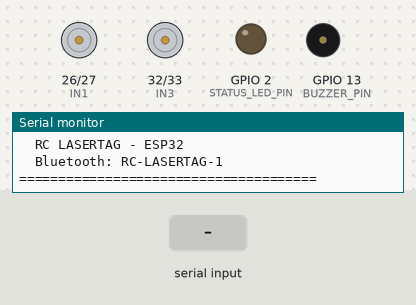
Bench run of a sketch on a simulated ESP32. Shown: motor-driver pin pairs drawn as motors (green arrow = first pin HIGH = forward, orange = second pin HIGH = backward, longer = more drive), output pins drawn as LEDs (lit = HIGH), buzzer (waves = sounding, pin HIGH), the last lines printed to the serial monitor. Inputs (shaded band) come from the test bench. Nothing arrives over Bluetooth unless stated.

Above: at 1.3 s.
1.4 s: "F\n" received over the second serial link
At 2.6 s:
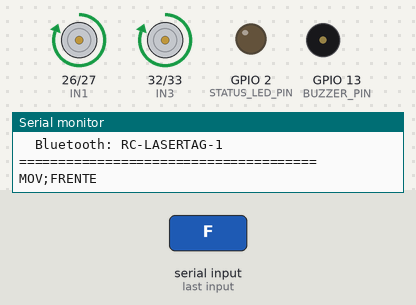
2.9 s: "B\n" received over the second serial link
At 3.8 s:
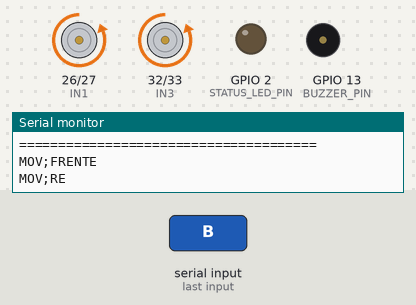
4.4 s: "L\n" received over the second serial link
At 4.9 s:
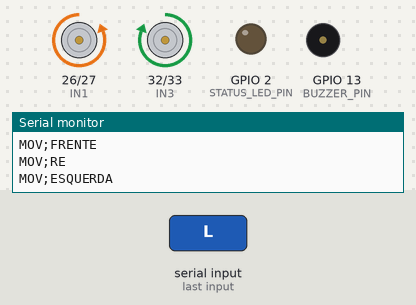
5.9 s: "R\n" received over the second serial link
At 7.1 s:
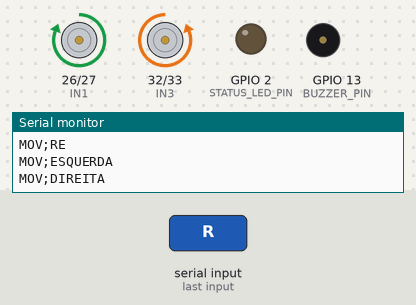
7.4 s: "T\n" received over the second serial link
At 8.6 s:
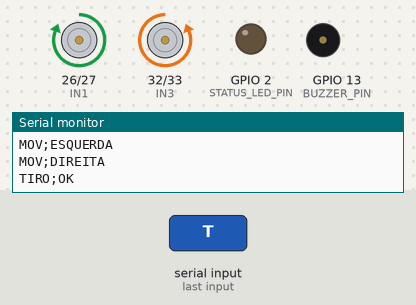
Timing chart, 0 to 10.0 s (numbered marks = the images above; inputs shaded):
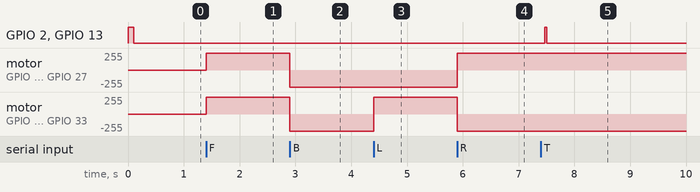

Measured:
- after the input at 1.4 s, motor on GPIO 26 (IN1) / GPIO 27 (IN2), motor on GPIO 32 (IN3) / GPIO 33 (IN4): stopped → forward 255/255 at once
- after the input at 2.9 s, motor on GPIO 26 (IN1) / GPIO 27 (IN2), motor on GPIO 32 (IN3) / GPIO 33 (IN4): forward 255/255 → backward 255/255 at once
- after the input at 4.4 s, motor on GPIO 32 (IN3) / GPIO 33 (IN4): backward 255/255 → forward 255/255 at once
- after the input at 5.9 s, motor on GPIO 26 (IN1) / GPIO 27 (IN2): backward 255/255 → forward 255/255 at once; motor on GPIO 32 (IN3) / GPIO 33 (IN4): forward 255/255 → backward 255/255 at once
- after the input at 7.4 s, GPIO 2 (STATUS_LED_PIN), GPIO 13 (BUZZER_PIN): LOW → HIGH after 0.07 s, → LOW 0.04 s later

The sketch:

ESP32_LaserTag.ino
```cpp
/*
  Veiculo RC Lasertag - ESP32 + Bluetooth Classic + Infravermelho
  Projeto baseado no TCC/INIC enviado pelo usuario.

  Pressupostos desta implementacao:
  - ESP32 classico (ESP32-WROOM/DevKit), com Bluetooth Classic.
  - Driver L298N com jumpers ENA e ENB instalados.
  - Dois canais de motor: lado esquerdo e lado direito.
  - Receptor IR TSOP/VS1838B em um unico GPIO.
  - LED IR emissor no GPIO indicado (para maior alcance, use transistor driver).
  - Buzzer ativo.

  Biblioteca adicional:
  - Arduino-IRremote (instalar pelo Library Manager da Arduino IDE)

  Protocolo Bluetooth:
    F = frente
    B = re
    L = esquerda
    R = direita
    S = parar
    T = atirar
    Q = consultar status
    Z = reiniciar vidas
*/

#include <Arduino.h>
#include "BluetoothSerial.h"
#include <IRremote.hpp>

#if !defined(CONFIG_BT_ENABLED) || !defined(CONFIG_BLUEDROID_ENABLED)
#error "Este firmware exige um ESP32 com Bluetooth Classic habilitado."
#endif

BluetoothSerial SerialBT;

// ---------- IDENTIDADE DO ROBO ----------
const uint16_t ROBOT_ID = 1;       // Mude para 2 no segundo robo, 3 no terceiro...
const uint8_t SHOT_COMMAND = 0xA5;

// ---------- PINOS L298N ----------
// Canal A = motor/lado esquerdo
const uint8_t IN1 = 26;
const uint8_t IN2 = 27;
// Canal B = motor/lado direito
const uint8_t IN3 = 32;
const uint8_t IN4 = 33;

// ---------- LASERTAG ----------
const uint8_t IR_SEND_PIN = 4;
const uint8_t IR_RECEIVE_PIN = 34;

// ---------- FEEDBACK ----------
const uint8_t STATUS_LED_PIN = 2;
const uint8_t BUZZER_PIN = 13;

// ---------- REGRAS DO JOGO ----------
const int INITIAL_LIVES = 3;
const unsigned long SHOT_COOLDOWN_MS = 700;
const unsigned long INVULNERABILITY_MS = 1000;

int lives = INITIAL_LIVES;
bool gameOver = false;
unsigned long lastShotAt = 0;
unsigned long lastHitAt = 0;

enum MotionState {
  STOPPED,
  FORWARD,
  BACKWARD,
  LEFT,
  RIGHT
};

MotionState motion = STOPPED;

// --------------------------------------------------------
// MOTORES
// --------------------------------------------------------
void stopMotors() {
  digitalWrite(IN1, LOW);
  digitalWrite(IN2, LOW);
  digitalWrite(IN3, LOW);
  digitalWrite(IN4, LOW);
  motion = STOPPED;
}

void moveForward() {
  if (gameOver) return;

  digitalWrite(IN1, HIGH);
  digitalWrite(IN2, LOW);

  digitalWrite(IN3, HIGH);
  digitalWrite(IN4, LOW);

  motion = FORWARD;
}

void moveBackward() {
  if (gameOver) return;

  digitalWrite(IN1, LOW);
  digitalWrite(IN2, HIGH);

  digitalWrite(IN3, LOW);
  digitalWrite(IN4, HIGH);

  motion = BACKWARD;
}

void turnLeft() {
  if (gameOver) return;

  // Giro sobre o proprio eixo
  digitalWrite(IN1, LOW);
  digitalWrite(IN2, HIGH);

  digitalWrite(IN3, HIGH);
  digitalWrite(IN4, LOW);

  motion = LEFT;
}

void turnRight() {
  if (gameOver) return;

  // Giro sobre o proprio eixo
  digitalWrite(IN1, HIGH);
  digitalWrite(IN2, LOW);

  digitalWrite(IN3, LOW);
  digitalWrite(IN4, HIGH);

  motion = RIGHT;
}

// --------------------------------------------------------
// FEEDBACK
// --------------------------------------------------------
void beep(unsigned int durationMs) {
  // Para buzzer ativo.
  digitalWrite(BUZZER_PIN, HIGH);
  delay(durationMs);
  digitalWrite(BUZZER_PIN, LOW);
}

String motionName() {
  switch (motion) {
    case FORWARD:  return "FRENTE";
    case BACKWARD: return "RE";
    case LEFT:     return "ESQUERDA";
    case RIGHT:    return "DIREITA";
    default:       return "PARADO";
  }
}

void sendStatus() {
  SerialBT.print("STATUS;ID=");
  SerialBT.print(ROBOT_ID);
  SerialBT.print(";VIDAS=");
  SerialBT.print(lives);
  SerialBT.print(";MOV=");
  SerialBT.print(motionName());
  SerialBT.print(";ESTADO=");
  SerialBT.println(gameOver ? "FIM" : "JOGANDO");
}

void sendMessage(const String &msg) {
  Serial.println(msg);
  SerialBT.println(msg);
}

// --------------------------------------------------------
// DISPARO
// --------------------------------------------------------
void fireShot() {
  if (gameOver) {
    sendMessage("ERRO;JOGO_FINALIZADO");
    return;
  }

  unsigned long now = millis();

  if (now - lastShotAt < SHOT_COOLDOWN_MS) {
    sendMessage("ERRO;AGUARDE_RECARGA");
    return;
  }

  lastShotAt = now;

  // Endereco = ID de quem atirou
  // Comando = codigo padrao de tiro
  IrSender.sendNEC(ROBOT_ID, SHOT_COMMAND, 0);

  digitalWrite(STATUS_LED_PIN, HIGH);
  beep(35);
  digitalWrite(STATUS_LED_PIN, LOW);

  sendMessage("TIRO;OK");
}

// --------------------------------------------------------
// ACERTO
// --------------------------------------------------------
void registerHit(uint16_t shooterId) {
  unsigned long now = millis();

  if (gameOver) return;

  if (now - lastHitAt < INVULNERABILITY_MS) {
    return;
  }

  lastHitAt = now;
  lives--;

  // Feedback de acerto
  for (int i = 0; i < 2; i++) {
    digitalWrite(STATUS_LED_PIN, HIGH);
    beep(90);
    digitalWrite(STATUS_LED_PIN, LOW);
    delay(70);
  }

  SerialBT.print("ACERTO;ATIRADOR=");
  SerialBT.print(shooterId);
  SerialBT.print(";VIDAS=");
  SerialBT.println(lives);

  if (lives <= 0) {
    lives = 0;
    gameOver = true;
    stopMotors();

    digitalWrite(STATUS_LED_PIN, HIGH);
    beep(500);
    digitalWrite(STATUS_LED_PIN, LOW);

    sendMessage("FIM_DE_JOGO;VIDAS=0");
  }
}

void handleIR() {
  if (!IrReceiver.decode()) return;

  auto &data = IrReceiver.decodedIRData;

  if (data.protocol == NEC) {
    uint16_t shooterId = data.address;
    uint8_t command = data.command;

    if (command == SHOT_COMMAND && shooterId != ROBOT_ID) {
      registerHit(shooterId);
    }
  }

  IrReceiver.resume();
}

// --------------------------------------------------------
// BLUETOOTH
// --------------------------------------------------------
void processCommand(char command) {
  command = toupper(command);

  switch (command) {
    case 'F':
      moveForward();
      sendMessage("MOV;FRENTE");
      break;

    case 'B':
      moveBackward();
      sendMessage("MOV;RE");
      break;

    case 'L':
      turnLeft();
      sendMessage("MOV;ESQUERDA");
      break;

    case 'R':
      turnRight();
      sendMessage("MOV;DIREITA");
      break;

    case 'S':
      stopMotors();
      sendMessage("MOV;PARADO");
      break;

    case 'T':
      fireShot();
      break;

    case 'Q':
      sendStatus();
      break;

    case 'Z':
      lives = INITIAL_LIVES;
      gameOver = false;
      lastHitAt = 0;
      lastShotAt = 0;
      stopMotors();
      sendMessage("RESET;OK");
      sendStatus();
      break;

    default:
      SerialBT.print("ERRO;COMANDO_DESCONHECIDO=");
      SerialBT.println(command);
      break;
  }
}

void handleBluetooth() {
  while (SerialBT.available()) {
    char c = (char)SerialBT.read();

    // Ignora terminadores de linha e espacos
    if (c == '\n' || c == '\r' || c == ' ' || c == '\t') {
      continue;
    }

    processCommand(c);
  }
}

// --------------------------------------------------------
// SETUP / LOOP
// --------------------------------------------------------
void setup() {
  Serial.begin(115200);

  pinMode(IN1, OUTPUT);
  pinMode(IN2, OUTPUT);
  pinMode(IN3, OUTPUT);
  pinMode(IN4, OUTPUT);

  pinMode(STATUS_LED_PIN, OUTPUT);
  pinMode(BUZZER_PIN, OUTPUT);

  stopMotors();
  digitalWrite(STATUS_LED_PIN, LOW);
  digitalWrite(BUZZER_PIN, LOW);

  IrSender.begin(IR_SEND_PIN);
  IrReceiver.begin(IR_RECEIVE_PIN, DISABLE_LED_FEEDBACK);

  String bluetoothName = "RC-LASERTAG-" + String(ROBOT_ID);
  SerialBT.begin(bluetoothName);

  Serial.println();
  Serial.println("======================================");
  Serial.println("  RC LASERTAG - ESP32");
  Serial.print("  Bluetooth: ");
  Serial.println(bluetoothName);
  Serial.println("======================================");

  // Sinaliza inicializacao
  digitalWrite(STATUS_LED_PIN, HIGH);
  beep(100);
  digitalWrite(STATUS_LED_PIN, LOW);

  sendStatus();
}

void loop() {
  handleBluetooth();
  handleIR();

  // Por seguranca, quando perde todas as vidas o carro fica parado.
  if (gameOver && motion != STOPPED) {
    stopMotors();
  }

  delay(2);
}
```
